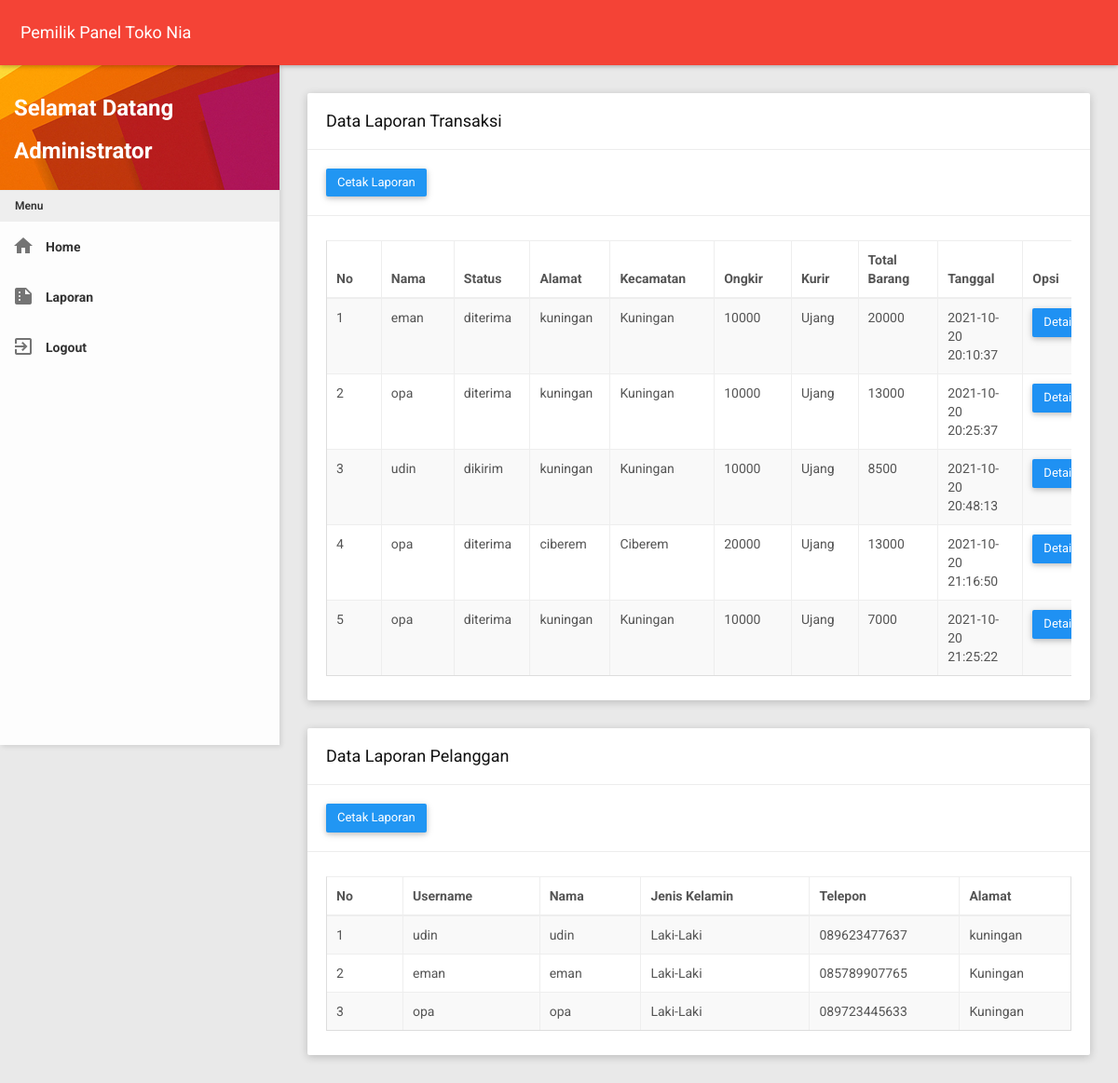
/pemilik/pemilik.php?page=laporan (signed in), run on the app's committed database.
### tables this page shows
CREATE TABLE `pesanan` (
  `id_pesanan` int(11) NOT NULL,
  `id_pembeli` int(11) NOT NULL,
  `id_kurir` int(11) DEFAULT NULL,
  `id_ongkir` int(11) DEFAULT NULL,
  `status` enum('pesan','proses','menunggu','dikirim','diterima','bayar') NOT NULL,
  `alamat` text,
  `kecamatan` varchar(250) DEFAULT NULL,
  `ongkir` int(11) DEFAULT NULL,
  `tanggal` datetime NOT NULL DEFAULT CURRENT_TIMESTAMP
);

CREATE TABLE `pembeli` (
  `id_pembeli` int(11) NOT NULL,
  `username` varchar(250) NOT NULL,
  `password` varchar(250) NOT NULL,
  `nama` varchar(250) NOT NULL,
  `jenis_kelamin` varchar(250) NOT NULL,
  `telepon` varchar(250) NOT NULL,
  `alamat` text NOT NULL
);

### pemilik/page/laporan.php (the view)
<div class="row clearfix">
    <div class="col-lg-12 col-md-12 col-sm-12 col-xs-12">
        <div class="card">
            <div class="header">
                <h2>
                    Data Laporan Transaksi
                </h2>
            </div>
            <div class="header">
            <a href="page/laporan/lap_transaksi.php" class="btn bg-blue waves-effect">Cetak Laporan</a>
            </div>
            <div class="body">
                <div class="table-responsive">
                    <table class="table table-bordered table-striped table-hover js-basic-example dataTable">
                        <thead>
                            <tr>
                                <th>No</th>
                                <th>Nama</th>
                                <th>Status</th>
                                <th>Alamat</th>
                                <th>Kecamatan</th>
                                <th>Ongkir</th>
                                <th>Kurir</th>
                                <th>Total Barang</th>
                                <th>Tanggal</th>
                                <th>Opsi</th>
                            </tr>
                        </thead>
                        <tbody>
                            <?php
                              $sql = "SELECT pe.*,pl.nama,((SELECT SUM((SELECT (pr.harga * pd.quantity) FROM barang pr WHERE pr.id_barang = pd.id_barang)) FROM pesanan_detail pd WHERE pd.id_pesanan = pe.id_pesanan AND pd.id_barang)) as total_harga_barang,(SELECT kr.nama FROM kurir kr WHERE kr.id_kurir = pe.id_kurir) AS nama_kurir,(SELECT kr.nama FROM kurir kr WHERE kr.id_kurir = pe.id_kurir) AS nama_kurir FROM pesanan pe LEFT JOIN pembeli pl ON pe.id_pembeli = pl.id_pembeli LEFT JOIN pesanan_detail pd ON pe.id_pesanan = pd.id_pesanan GROUP BY pe.id_pesanan";
                              $stmt = $pdo->prepare($sql);
                              $stmt->execute();
                              $i = 0;
                              while($row = $stmt->fetch()){?>
                              <tr>
                                  <td><?=($i+1);?></td>
                                  <td><?=$row['nama'];?></td>
                                  <td><?=$row['status'];?></td>
                                  <td><?=$row['alamat'];?></td>
                                  <td><?=$row['kecamatan'];?></td>
                                  <td><?=$row['ongkir'];?></td>
                                  <td><?=$row['nama_kurir'];?></td>
                                  <td><?=$row['total_harga_barang'];?></td>
                                  <td><?=$row['tanggal'];?></td>
                                  <td>
                                    <a class="btn btn-primary" href="?page=pesanan&act=detail&id=<?=$row["id_pesanan"];?>" role="button">Detail</a>
                                  </td>
                              </tr>
                              <?php
                              $i++;}?>
                        </tbody>
                    </table>
                </div>
            </div>
        </div>
    </div>
</div>
 <div class="row clearfix">
    <div class="col-lg-12 col-md-12 col-sm-12 col-xs-12">
        <div class="card">
            <div class="header">
                <h2>
                    Data Laporan Pelanggan
                </h2>
            </div>
             <div class="header">
            <a href="page/laporan/lap_pelanggan.php" class="btn bg-blue waves-effect" target="_blank" >Cetak Laporan</a>
            </div>
            <div class="body">
                <div class="table-responsive">
                    <table class="table table-bordered table-striped table-hover js-basic-example dataTable">
                        <thead>
                            <tr>
                                <th>No</th>
                                <th>Username</th>
                                <th>Nama</th>
                                <th>Jenis Kelamin</th>
                                <th>Telepon</th>
                                <th>Alamat</th>
                            </tr>
                        </thead>
                        <tbody>
                            <?php
                              $sql = "SELECT * FROM pembeli ORDER BY id_pembeli DESC";
                              $stmt = $pdo->prepare($sql);
                              $stmt->execute();
                              $i = 0;
                              while($row = $stmt->fetch()){?>
                              <tr>
                                  <td><?=($i+1);?></td>
                                  <td><?=$row['username'];?></td>
                                  <td><?=$row['nama'];?></td>
                                  <td><?=$row['jenis_kelamin'];?></td>
                                  <td><?=$row['telepon'];?></td>
                                  <td><?=$row['alamat'];?></td>
                              </tr>
                              <?php
                              $i++;}?>
                        </tbody>
                    </table>
                </div>
            </div>
        </div>
    </div>
</div>

### data on the page
pesanan: id_pembeli.nama "eman", status "diterima", alamat "kuningan", kecamatan "Kuningan", ongkir "10000", nama_kurir "Ujang", total_harga_barang "20000", tanggal "2021-10-20 20:10:37"
pesanan: id_pembeli.nama "opa", status "diterima", alamat "kuningan", kecamatan "Kuningan", ongkir "10000", nama_kurir "Ujang", total_harga_barang "13000", tanggal "2021-10-20 20:25:37"
pesanan: id_pembeli.nama "udin", status "dikirim", alamat "kuningan", kecamatan "Kuningan", ongkir "10000", nama_kurir "Ujang", total_harga_barang "8500", tanggal "2021-10-20 20:48:13"
pesanan: id_pembeli.nama "opa", status "diterima", alamat "ciberem", kecamatan "Ciberem", ongkir "20000", nama_kurir "Ujang", total_harga_barang "13000", tanggal "2021-10-20 21:16:50"
pesanan: id_pembeli.nama "opa", status "diterima", alamat "kuningan", kecamatan "Kuningan", ongkir "10000", nama_kurir "Ujang", total_harga_barang "7000", tanggal "2021-10-20 21:25:22"
pembeli: username "udin", nama "udin", jenis_kelamin "Laki-Laki", telepon "089623477637", alamat "kuningan"
pembeli: username "eman", nama "eman", jenis_kelamin "Laki-Laki", telepon "085789907765", alamat "Kuningan"
pembeli: username "opa", nama "opa", jenis_kelamin "Laki-Laki", telepon "089723445633", alamat "Kuningan"

### other printed values
$_SESSION['nama'] "Administrator"
